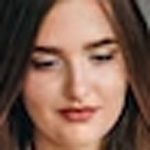
#> input picture practica5/rostros/rostro_0.jpg, 150 x 150 px, given in place of the camera
$ python practica5_2.py
#> lines starting #> are read from the running program, lines starting #| are printed output that depends on the picture
'''
Practica 5: Extracción de Rostros/Reconocimiento Facial
    - Encuentra rostros en video en streaming
    - Almacena los rostros encontrados en una carpeta al pulsar "s"
'''

import cv2
import os

#Creamos una carpeta para almacenar los rostros si esta no existe
if not os.path.exists('./practica5/rostros_video'):
    print('Carpeta creada: Rostros encontrados')
    os.makedirs('./practica5/rostros_video')

cap = cv2.VideoCapture(0)

faceClassif = cv2.CascadeClassifier('./practica4/haarcascade_frontalface_default.xml')

count = 0

while True:
    ret,frame = cap.read()
#> frame is the input picture: shape (150, 150, 3); mean B, G, R 80.5, 95.4, 126.9
    frame = cv2.flip(frame,1)
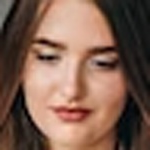
#> frame: shape (150, 150, 3); mean B, G, R 80.5, 95.4, 126.9
    gray = cv2.cvtColor(frame, cv2.COLOR_BGR2GRAY)
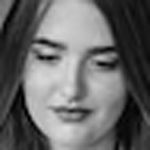
#> gray: shape (150, 150); min 0, max 222, mean 103.1
    auxFrame = frame.copy()
    faces = faceClassif.detectMultiScale(gray, 1.3, 5)
#> faces = [[14, 19, 116, 116]]
    k = cv2.waitKey(1)
#> (key Esc is pressed here)

    if k == 27:
        break

    for (x,y,w,h) in faces:
        cv2.rectangle(frame, (x,y),(x+w,y+h),(128,0,255),2)
        rostro = auxFrame[y:y+h,x:x+w]
        rostro = cv2.resize(rostro,(150,150),
        interpolation=cv2.INTER_CUBIC)

    if k == ord('s'):
        cv2.imwrite('./practica5/rostros_video/rostro_{}.jpg'.format(count),rostro)
        cv2.imshow('rostro',rostro)
        count = count +1

    cv2.rectangle(frame,(10,5),(450,25),(255,255,255),-1)
    cv2.putText(frame,'Presione s, para almacenar los rostros encontrados',(10,20), 2, 0.5,(128,0,255),1,cv2.LINE_AA)
    cv2.imshow('frame',frame)

cap.release()
cv2.destroyAllWindows()

$ run again, on practica5/rostros/rostro_1.jpg
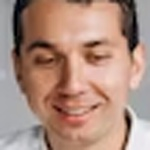
#> input picture practica5/rostros/rostro_1.jpg, 150 x 150 px, given in place of the camera
#> frame is the input picture: shape (150, 150, 3); mean B, G, R 126, 140.3, 173.5
#> `frame = cv2.flip(frame,1)`:
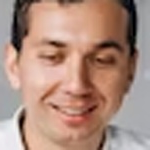
#> frame: shape (150, 150, 3); mean B, G, R 126, 140.3, 173.5
#> `gray = cv2.cvtColor(frame, cv2.COLOR_BGR2GRAY)`:
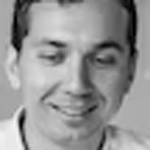
#> gray: shape (150, 150); min 0, max 244, mean 148.6
#> faces = [[18, 12, 116, 116]]

$ run again, on practica5/rostros/rostro_2.jpg
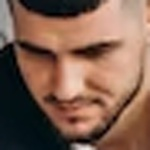
#> input picture practica5/rostros/rostro_2.jpg, 150 x 150 px, given in place of the camera
#> frame is the input picture: shape (150, 150, 3); mean B, G, R 80, 96.3, 129.3
#> `frame = cv2.flip(frame,1)`:
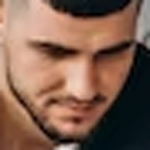
#> frame: shape (150, 150, 3); mean B, G, R 80, 96.3, 129.3
#> `gray = cv2.cvtColor(frame, cv2.COLOR_BGR2GRAY)`:
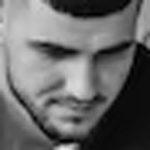
#> gray: shape (150, 150); min 0, max 233, mean 104.3
#> faces = [[23, 12, 116, 116]]

$ run again, on practica5/rostros/rostro_3.jpg
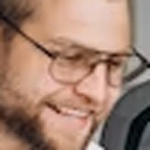
#> input picture practica5/rostros/rostro_3.jpg, 150 x 150 px, given in place of the camera
#> frame is the input picture: shape (150, 150, 3); mean B, G, R 112, 128.5, 161.2
#> `frame = cv2.flip(frame,1)`:
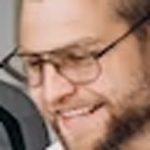
#> frame: shape (150, 150, 3); mean B, G, R 112, 128.5, 161.2
#> `gray = cv2.cvtColor(frame, cv2.COLOR_BGR2GRAY)`:
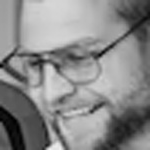
#> gray: shape (150, 150); min 1, max 240, mean 136.4
#> faces = ()
